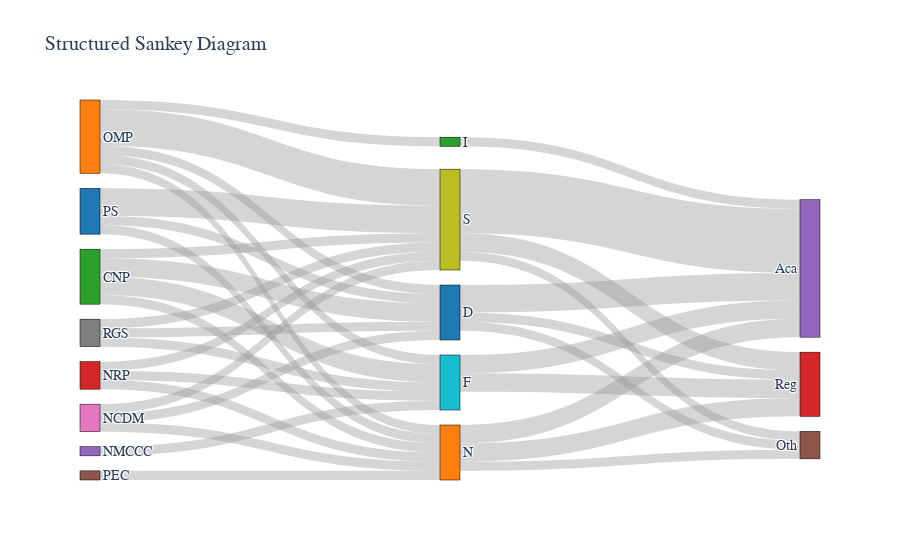

Write notebook code for a chart like this one.
### Code cell
import pandas as pd
import matplotlib.pyplot as plt
import seaborn as sns
import plotly.graph_objects as go
import networkx as nx
from matplotlib.patches import Patch

# Load Data
bar_data = pd.read_csv("bar_assignment.csv")
sankey_data = pd.read_csv("sankey_assignment.csv")
network_data = pd.read_csv("networks_assignment (1).to_csv")

plt.rcParams.update({
    "font.family": "Arial", 
    "font.size": 14          
})

#bar chart
bar_data["COUNT"] = bar_data["COUNT"].map({1: "Yes", 0: "No"})


pivot_table = bar_data.pivot_table(index="LABEL", columns="COUNT", aggfunc="size", fill_value=0)


yes_counts = pivot_table["Yes"]
no_counts = pivot_table["No"]


plt.figure(figsize=(8, 6))


bars1 = plt.barh(pivot_table.index, no_counts, color="red", label="No")
bars2 = plt.barh(pivot_table.index, yes_counts, left=no_counts, color="blue", label="Yes")


for bars in [bars1, bars2]:
    for bar in bars:
        width = bar.get_width()
        if width > 0:
            plt.text(bar.get_x() + width / 2,  
                     bar.get_y() + bar.get_height() / 2,
                     int(width),
                     ha="center", va="center", fontsize=12, fontweight="bold", color="white")


plt.xlabel("Count")
plt.ylabel("Category")
plt.title("Horizontal Stacked Bar Chart")
plt.xticks([0, 2, 4, 6, 8, 10])
plt.legend(title="Response")

plt.savefig("bar_chart.png")


plt.show()

#sankey diagram
first_layer_sources = ["PS", "OMP", "CNP", "NRP", "NMCCC", "PEC", "NCDM", "RGS"]
final_layer_targets = ["Reg", "Aca", "Oth"]
source, target, value = [], [], []


for src in first_layer_sources:
    for i, label in enumerate(sankey_data["LABEL"]):
        source.append(src)
        target.append(label)
        value.append(sankey_data[src][i])  

for tgt in final_layer_targets:
    for i, label in enumerate(sankey_data["LABEL"]):
        source.append(label)
        target.append(tgt)
        value.append(sankey_data[tgt][i]) 


all_nodes = list(dict.fromkeys(source + target))


node_indices = {node: i for i, node in enumerate(all_nodes)}


sankey = go.Figure(go.Sankey(
    node=dict(
        pad=15,
        thickness=20,
        line=dict(color="black", width=0.5),
        label=all_nodes,
        color=["#1f77b4", "#ff7f0e", "#2ca02c", "#d62728", "#9467bd", "#8c564b", "#e377c2", "#7f7f7f", "#bcbd22", "#17becf"] * 3  # Repeated for variety
    ),
    link=dict(
        source=[node_indices[s] for s in source],
        target=[node_indices[t] for t in target],
        value=value,
        color="rgba(150,150,150,0.4)"  
    )
))

sankey.update_layout(
    title_text="Structured Sankey Diagram",
    font=dict(family="Arial", size=14),  
    paper_bgcolor="white"
)

sankey.write_image("sankey_diagram.png")

sankey.show()

#network graph
G = nx.Graph()
central_nodes = ["D", "F", "I", "N", "S"]
blue_nodes = central_nodes
green_nodes = ['BIH', 'GEO', 'ISR', 'MNE', 'SRB', 'CHE', 'TUR', 'UKR', 'GBR', 'AUS', 'HKG', 'USA']
yellow_nodes = ['AUT', 'BEL', 'BGR', 'HRV', 'CZE', 'EST', 'FRA', 'DEU', 'GRC', 'HUN', 'IRL', 'ITA', 'LVA', 'LUX', 'NLD', 'PRT', 'ROU', 'SVK', 'SVN', 'ESP']
node_colors = {}
for node in blue_nodes:
    node_colors[node] = "blue"
for node in green_nodes:
    node_colors[node] = "green"
for node in yellow_nodes:
    node_colors[node] = "yellow"
for col in network_data.columns[1:]:
    for index, row in network_data.iterrows():
        if row[col] > 0:
            G.add_edge(row["LABELS"], col)
plt.figure(figsize=(10, 10))
pos = nx.shell_layout(G, nlist=[central_nodes, list(G.nodes - set(central_nodes))])
nx.draw(G, pos, with_labels=True, node_color=[node_colors.get(n, "gray") for n in G.nodes], edge_color="gray", node_size=500)
plt.savefig("network_graph.png")

# collated
fig, axes = plt.subplots(2, 2, figsize=(16, 12), gridspec_kw={'height_ratios': [1, 1], 'width_ratios': [1, 1]})

bar_img = plt.imread("bar_chart.png")
sankey_img = plt.imread("sankey_diagram.png")
network_img = plt.imread("network_graph.png")

axes[0, 0].imshow(bar_img)
axes[0, 0].axis("off")
axes[0, 1].imshow(sankey_img)
axes[0, 1].axis("off")
axes[1, 0].imshow(network_img)
axes[1, 0].axis("off")
fig.delaxes(axes[1, 1]) 
fig.suptitle("Collated Visualization", fontsize=14, fontname="Arial")


plt.savefig("final_visualization.pdf")
plt.show()

### Figure 1 — Plotly figure (JSON) as saved in the notebook; plotly's stock layout.template omitted (floating-point values rounded to 4 significant figures)
{"data": [{"link": {"color": "rgba(150,150,150,0.4)", "source": [0, 0, 0, 0, 0, 1, 1, 1, 1, 1, 2, 2, 2, 2, 2, 3, 3, 3, 3, 3, 4, 4, 4, 4, 4, 5, 5, 5, 5, 5, 6, 6, 6, 6, 6, 7, 7, 7, 7, 7, 8, 9, 10, 11, 12, 8, 9, 10, 11, 12, 8, 9, 10, 11, 12], "target": [8, 9, 10, 11, 12, 8, 9, 10, 11, 12, 8, 9, 10, 11, 12, 8, 9, 10, 11, 12, 8, 9, 10, 11, 12, 8, 9, 10, 11, 12, 8, 9, 10, 11, 12, 8, 9, 10, 11, 12, 13, 13, 13, 13, 13, 14, 14, 14, 14, 14, 15, 15, 15, 15, 15], "value": [3, 0, 1, 1, 0, 4, 1, 1, 1, 1, 1, 2, 2, 1, 0, 1, 1, 0, 1, 0, 0, 1, 0, 0, 0, 0, 0, 0, 1, 0, 1, 0, 1, 1, 0, 1, 1, 1, 0, 0, 2, 2, 1, 2, 0, 7, 2, 3, 2, 1, 1, 0, 1, 1, 0]}, "node": {"color": ["#1f77b4", "#ff7f0e", "#2ca02c", "#d62728", "#9467bd", "#8c564b", "#e377c2", "#7f7f7f", "#bcbd22", "#17becf", "#1f77b4", "#ff7f0e", "#2ca02c", "#d62728", "#9467bd", "#8c564b", "#e377c2", "#7f7f7f", "#bcbd22", "#17becf", "#1f77b4", "#ff7f0e", "#2ca02c", "#d62728", "#9467bd", "#8c564b", "#e377c2", "#7f7f7f", "#bcbd22", "#17becf"], "label": ["PS", "OMP", "CNP", "NRP", "NMCCC", "PEC", "NCDM", "RGS", "S", "F", "D", "N", "I", "Reg", "Aca", "Oth"], "line": {"color": "black", "width": 0.5}, "pad": 15, "thickness": 20}, "type": "sankey"}], "layout": {"font": {"family": "Arial", "size": 14}, "paper_bgcolor": "white", "title": {"text": "Structured Sankey Diagram"}}}
